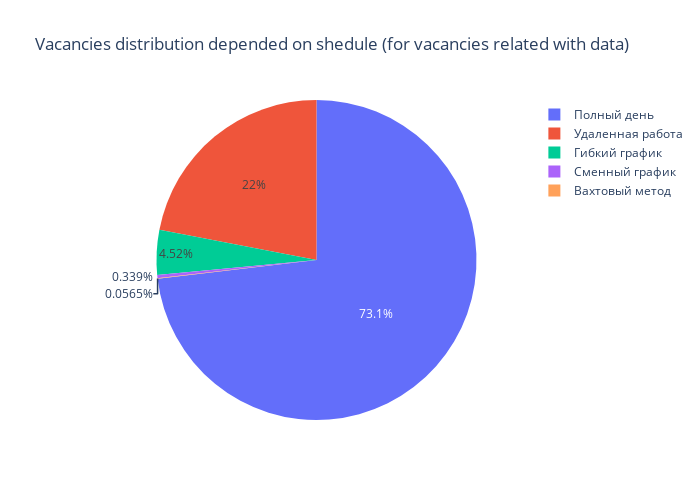

The notebook cell saved with this chart:
### Code cell
df = pd.read_sql_query(query_7, connection)
df
fig = px.pie(
    df, 
    values='count_vacancies', 
    names='schedule', 
    height=500, 
    width=700,
    title = 'Vacancies distribution depended on shedule (for vacancies related with data)'
    )
fig.show()

### Figure 1 — Plotly figure (JSON) as saved in the notebook; plotly's stock layout.template omitted (floating-point values rounded to 4 significant figures)
{"data": [{"domain": {"x": [0, 1], "y": [0, 1]}, "hovertemplate": "schedule=%{label}<br>count_vacancies=%{value}<extra></extra>", "labels": ["Сменный график", "Вахтовый метод", "Гибкий график", "Удаленная работа", "Полный день"], "legendgroup": "", "name": "", "showlegend": true, "type": "pie", "values": [6, 1, 80, 389, 1295]}], "layout": {"height": 500, "legend": {"tracegroupgap": 0}, "title": {"text": "Vacancies distribution depended on shedule (for vacancies related with data)"}, "width": 700}}
